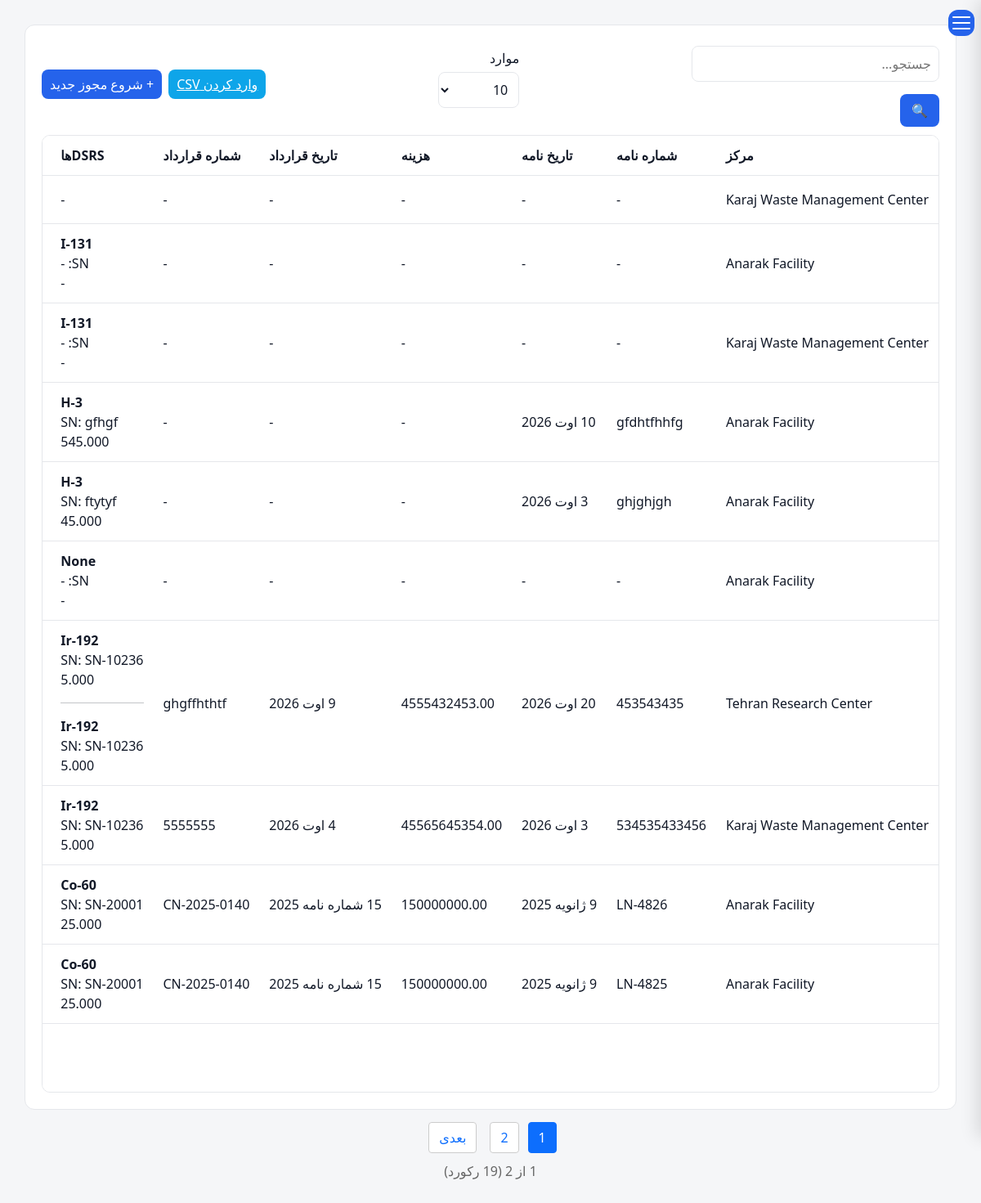
The page /operations/licenses/ (signed in) on the database as committed earlier.
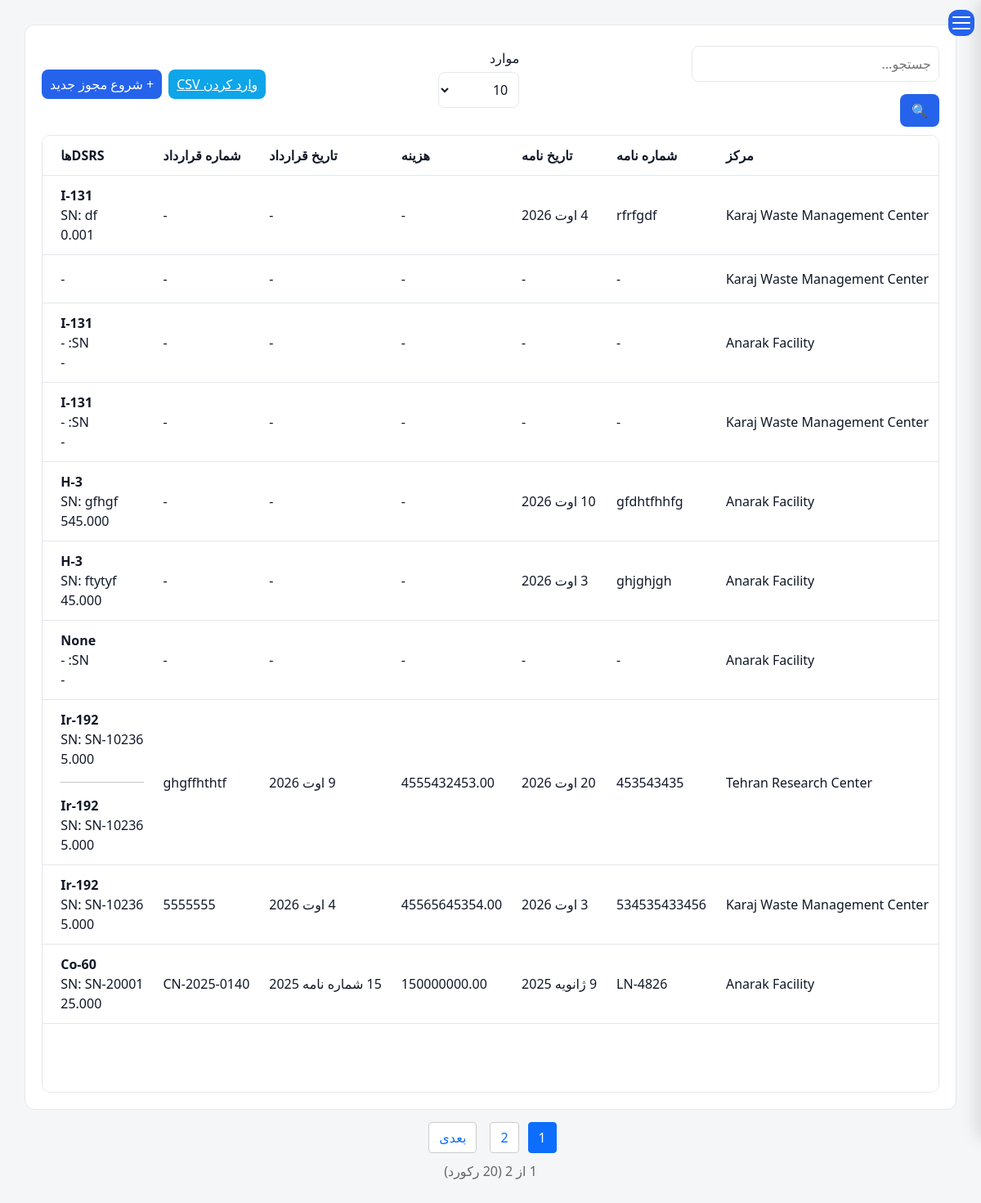
The same page on the database as committed later.
### operations/models.py (models this page shows, shortened)
class LicenseRequest(models.Model):
    facility = models.ForeignKey(
        FacilityModel,
        on_delete=models.PROTECT,
        related_name="license_requests",
    )
    letter_number = models.CharField(_("Letter Number"),
        max_length=100,
        blank=True,
        null=True,
    )
    letter_date = models.DateField(_("Letter Date"),
        blank=True,
        null=True,
    )
    status = models.CharField( _("Status"),
        max_length=20,
        choices=LicenseStatus.choices,
        default=LicenseStatus.DRAFT,
    )
    status_date = models.DateTimeField( _("Status Date"),
        null=True,
        blank=True,
    )
    specification_completed = models.BooleanField(_("Specification Completed"),default=False,)
    description = models.TextField(
        _("Description"),
        blank=True,)
    created_by = models.ForeignKey(
        settings.AUTH_USER_MODEL,
        verbose_name=_("Created By"),
        on_delete=models.PROTECT,
    )
    created_at = models.DateTimeField( _("Created At"),
        auto_now_add=True,
    )
    updated_at = models.DateTimeField( _("Updated At"),
        auto_now=True,
    )
    history = HistoricalRecords()
    class Meta:
        ordering = ["-created_at"]
        verbose_name = _("License Request")
        verbose_name_plural = _("License Requests")

class LicenseSource(models.Model):
    license = models.ForeignKey(
        LicenseRequest,
        on_delete=models.CASCADE,
        related_name="sources",
        verbose_name=_("License"),
    )
    source_type = models.CharField(
            max_length=15,
            choices=LicenseSourceType.choices,
            default=LicenseSourceType.NEW,
        )
    source_dsrs = models.ForeignKey(
           "dashboard.DSRS",
            null=True,
            blank=True,
            on_delete=models.PROTECT,
            related_name="requested_in_licenses",
        )
    nuclide = models.ForeignKey(
        Nuclides,
        on_delete=models.PROTECT,
        verbose_name=_("Nuclide"),blank=True,null=True,
    )
    serial_number = models.CharField(
        _("Serial Number"),
        max_length=150,
        blank=True,
    )
    activity = models.DecimalField(
        _("Activity"),
        max_digits=15,
        decimal_places=3,
        null=True,
        blank=True,
    )
    activity_unit = models.CharField(
        _("Activity Unit"),
        max_length=20,
        choices=ActivityUnit.choices,
        default=ActivityUnit.mCi,
    )
    activity_date = models.DateField(
        _("Activity Date"),
        null=True,
        blank=True,
    )
    specification_order = models.PositiveIntegerField(  _("Specification Order"),default=1,)
    description = models.TextField(_("Description"),max_length=50, blank=True, null= True)
    result_dsrs = models.ForeignKey(
        "dashboard.DSRS",
        null=True,
        blank=True,
        on_delete=models.SET_NULL,
        related_name="created_by_licenses",
    )
    class Meta:
        ordering = [
            "id",
        ]
        verbose_name = _("Requested Source")
        verbose_name_plural = _("Requested Sources")

### facilities/models.py (models this page shows, shortened)
class FacilityModel(models.Model):
    name = models.CharField(
        _("Facility Name"),
        max_length=255, blank=True,null=True
    )
    responsible_person = models.CharField(
        _("Responsible Person"),
        max_length=150, blank=True,null=True
    )
    telephone = models.CharField(
        _("Telephone"),
        max_length=50, blank=True,null=True
    )
    email = models.EmailField(
        _("Email"),
        blank=True,null=True
    )
    address1 = models.CharField(
        _("Address Line 1"),
        max_length=255, blank=True,null=True
    )
    address2 = models.CharField(
        _("Address Line 2"),
        max_length=255,
         blank=True,null=True
    )
    postal_code = models.CharField(
        _("Postal Code"),
        max_length=20,
         blank=True,null=True
    )
    national_id = models.CharField(
        _("National ID"),
        max_length=50,
         blank=True,null=True
    )
    economic_code = models.CharField(
        _("Economic Code"),
        max_length=50,
         blank=True,null=True
    )
    created_at = models.DateTimeField(
        _("Created At"),
        auto_now_add=True
    )
    updated_at = models.DateTimeField(
        _("Updated At"),
        auto_now=True
    )
    class Meta:
        ordering = ["name"]
        verbose_name = _("Facility")
        verbose_name_plural = _("Facilities")
        constraints = [
            models.UniqueConstraint(
                fields=["national_id"],
                name="unique_facility_national_id",
                condition=models.Q(national_id__isnull=False),
            ),
            models.UniqueConstraint(
                fields=["postal_code"],
                name="unique_facility_postal_code",
                condition=models.Q(postal_code__isnull=False),
            ),
            models.UniqueConstraint(
                fields=["economic_code"],
                name="unique_facility_economic_code",
                condition=models.Q(economic_code__isnull=False),
            ),
        ]

### contract/models.py (models this page shows, shortened)
class LicenseContract(models.Model):
    license = models.OneToOneField(
        LicenseRequest,
        on_delete=models.PROTECT,
        related_name="contract"
    )
    contract_number = models.CharField(
            _("Contract Number"),
            max_length=100,
            blank=True,
            null=True,
        )
    contract_date = models.DateField(
        _("Contract Date"),
        blank=True,
        null=True,
    )
    contract_cost = models.DecimalField(
        _("Contract Cost"),
        max_digits=14,
        decimal_places=2,
        blank=True,
        null=True,
    )
    send_to_financial = models.BooleanField(
        _("Send to Financial"),
        default=False,
    )
    draft_sent_to_customer = models.BooleanField(
        _("Draft Sent to Customer"),
        default=False,
    )
    draft_sent_date = models.DateField(
        _("Draft Sent Date"),
        blank=True,
        null=True,
    )
    draft_letter_number = models.CharField(
        max_length=100,
        blank=True,
        verbose_name=_("Draft Letter Number"),
    )
    draft_letter_date = models.DateField(
        blank=True,
        null=True,
        verbose_name=_("Draft Letter Date"),
    )
    notification_letter_number = models.CharField(
        _("Notification Letter Number"),
        max_length=30,
        blank=True,
        null=True,
    )
    notification_letter_date = models.DateField(
        _("Notification Letter Date"),
        blank=True,
        null=True,
    )
    License_letter_number = models.CharField(
        _("License Letter Number"),
        max_length=30,
        blank=True,
        null=True,
    )
    License_letter_date = models.DateField(
        _("License Letter Date"),
        blank=True,
        null=True,
    )
    amendment_notes = models.TextField(
        _("Amendment Notes"),
        blank=True,
        null=True,
    )
    source_owner = models.CharField(
        _("Source Owner"),
        max_length=100,
        blank=True,
        null=True,
    )
    contract_accountable = models.CharField(
        _("Contract Accountable"),
        max_length=100,
        blank=True,
        null=True,
    )
    created_at = models.DateTimeField(
        _("Created At"),
        auto_now_add=True,
    )
    updated_at = models.DateTimeField(
        _("Updated At"),
        auto_now=True,
    )

### reference/models.py (models this page shows)
class Nuclides(models.Model):
    name = models.CharField(max_length=8)
    half_life = models.FloatField()
    d_value_bq = models.FloatField()
    atomic_number = models.IntegerField(null=True, blank=True)
    mass_number = models.IntegerField(null=True, blank=True)
    decay_mode = models.CharField(max_length=50, null=True, blank=True)
    decay_constant = models.FloatField(null=True, blank=True)  # 1/sec
    specific_activity_bq_per_g = models.FloatField(null=True, blank=True)
    alpha_energy_mev = models.FloatField(null=True, blank=True)
    beta_max_energy_mev = models.FloatField(null=True, blank=True)
    gamma_energy_mev = models.FloatField(null=True, blank=True)
    gamma_yield = models.FloatField(null=True, blank=True)  # photons/decay
    neutron_emitter = models.BooleanField(default=False)
    neutron_yield_n_per_s = models.FloatField(null=True, blank=True)
    dose_rate_constant_usv_m2_per_h_gbq = models.FloatField(null=True, blank=True)
    half_value_layer_lead_mm = models.FloatField(null=True, blank=True)
    half_value_layer_concrete_mm = models.FloatField(null=True, blank=True)
    iaea_category = models.IntegerField(null=True, blank=True)
    parent_nuclide = models.CharField(max_length=20, null=True, blank=True)
    daughter_nuclide = models.CharField(max_length=20, null=True, blank=True)
    is_sealed_source_common = models.BooleanField(default=False)
    def __str__(self):
        return self.name

### operations/views.py (the view, shortened to what this page needs)
def license_list(request):
    search = request.GET.get(
        "search",
        "",
    )
    page_size = request.GET.get(
        "page_size",
        "10",
    )
    queryset = (
        LicenseRequest.objects
        .select_related(
            "facility",
            "contract",
        )
        .prefetch_related(
            "sources__nuclide",
            "attachments",
            )
        .order_by(
            "-created_at",
        )
    )
    paginator = Paginator(
        queryset,
        int(page_size),
    )
    page_number = request.GET.get(
        "page",
    )
    page_obj = paginator.get_page(
        page_number,
    )
    context = {
        "page_obj": page_obj,
        "search": search,
        "page_size": int(page_size),
    }
    return render(
        request,
        "operations/license_list.html",
        context,
    )

### templates/operations/license_list.html (shortened to what this page needs)
{% extends 'base.html' %}
{% load i18n %}
{% load static %}
{% block content %}
<div class="content">
<div class="table-header">
    <div class="header-group">
        <form method="get">
            <input
                type="text"
                name="search"
                placeholder="{% trans 'Search...' %}"
                value="{{ search }}"
            >
            <button type="submit">
                🔍
            </button>
        </form>
    </div>
    <div class="header-group">
        <form method="get">
            <label>
                {% trans "Items" %}
            </label>
            <select
                name="page_size"
                onchange="this.form.submit()"
            >
                <option value="10"
                    {% if page_size == 10 %}
                        selected
                    {% endif %}
                >
                    10
                </option>
            </select>
        </form>
    </div>
    <div class="header-group">
        <a
            href="{% url 'license_import_csv' %}"
            class="btn-info"
        >
            {% trans "Import CSV" %}
        </a>
        <a
            href="{% url 'license_create' %}"
            class="btn-blue"
        >
            {% trans "+ Start New License" %}
        </a>
    </div>
</div>
<div class="table-scroll">
<table id="mainTable">
<thead>
<tr>
    <th>{% trans "Facility" %}</th>
<th>{% trans "Letter Number" %}</th>
<th>{% trans "Letter Date" %}</th>
<th>{% trans "Cost" %}</th>
<th>{% trans "Contract Date" %}</th>
<th>{% trans "Contract Number" %}</th>
<th>{% trans "DSRSs" %}</th>
<th>{% trans "Letter" %}</th>
</tr>
</thead>
<tbody id="tableBody">
{% for license in page_obj %}
<tr>
    <td>
        {{ license.facility.name }}
    </td>
    <td>
        {{ license.letter_number|default:"-" }}
    </td>
    <td>
        {{ license.letter_date|default:"-" }}
    </td>
    <td>
        {{ license.contract.contract_cost|default:"-" }}
    </td>
    <td>
        {{ license.contract.contract_date|default:"-" }}
    </td>
    <td>
        {{ license.contract.contract_number|default:"-" }}
    </td>
    <td>
        {% for source in license.sources.all %}
            <div>
                <strong>
                    {{ source.nuclide }}
                </strong>
                <br>
                SN:
                {{ source.serial_number|default:"-" }}
                <br>
                {{ source.activity|default:"-" }}
            </div>
            {% if not forloop.last %}
                <hr>
            {% endif %}
        {% empty %}
            -
        {% endfor %}
    </td>
    <td>
    </td>
</tr>
{% empty %}
<tr>
    <td colspan="11" class="text-center">
        {% trans "No license requests found." %}
    </td>
</tr>
{% endfor %}
</tbody>
</table>
</div>
</div>
<div class="pagination">
    {% for num in page_obj.paginator.page_range %}
        {% if num >= page_obj.number|add:"-2" and num <= page_obj.number|add:"2" %}
            {% if page_obj.number == num %}
                <span class="current">{{ num }}</span>
            {% else %}
                <a href="?page={{ num }}{% if page_size %}&page_size={{ page_size }}{% endif %}">
                    {{ num }}
                </a>
            {% endif %}
        {% endif %}
    {% endfor %}
    {% if page_obj.has_next %}
        <a href="?page={{ page_obj.next_page_number }}{% if page_size %}&page_size={{ page_size }}{% endif %}">
            {% trans "Next" %}
        </a>
    {% endif %}
</div>
<div class="page-info">
     {{ page_obj.number }} {% trans "of" %} {{ page_obj.paginator.num_pages }}
    ({{ page_obj.paginator.count }} {% trans "records" %})
</div>
{% endblock %}

Rows that differ between the two databases and show on the page:
no longer on this page (row unchanged): LicenseRequest: facility.name "Anarak Facility", letter_number "LN-4825", letter_date "9 ژانویه 2025", contract.contract_cost "150000000.00", contract.contract_date "15 شماره نامه 2025", contract.contract_number "CN-2025-0140"
no longer on this page (row unchanged): LicenseSource: nuclide "Co-60", serial_number "SN-20001", activity "25.000", shown under "Anarak Facility"
added LicenseRequest: facility.name "Karaj Waste Management Center", letter_number "rfrfgdf", letter_date "4 اوت 2026", contract.contract_cost "-", contract.contract_date "-", contract.contract_number "-"
added LicenseSource: nuclide "I-131", serial_number "df", activity "0.001", shown under "Karaj Waste Management Center"
